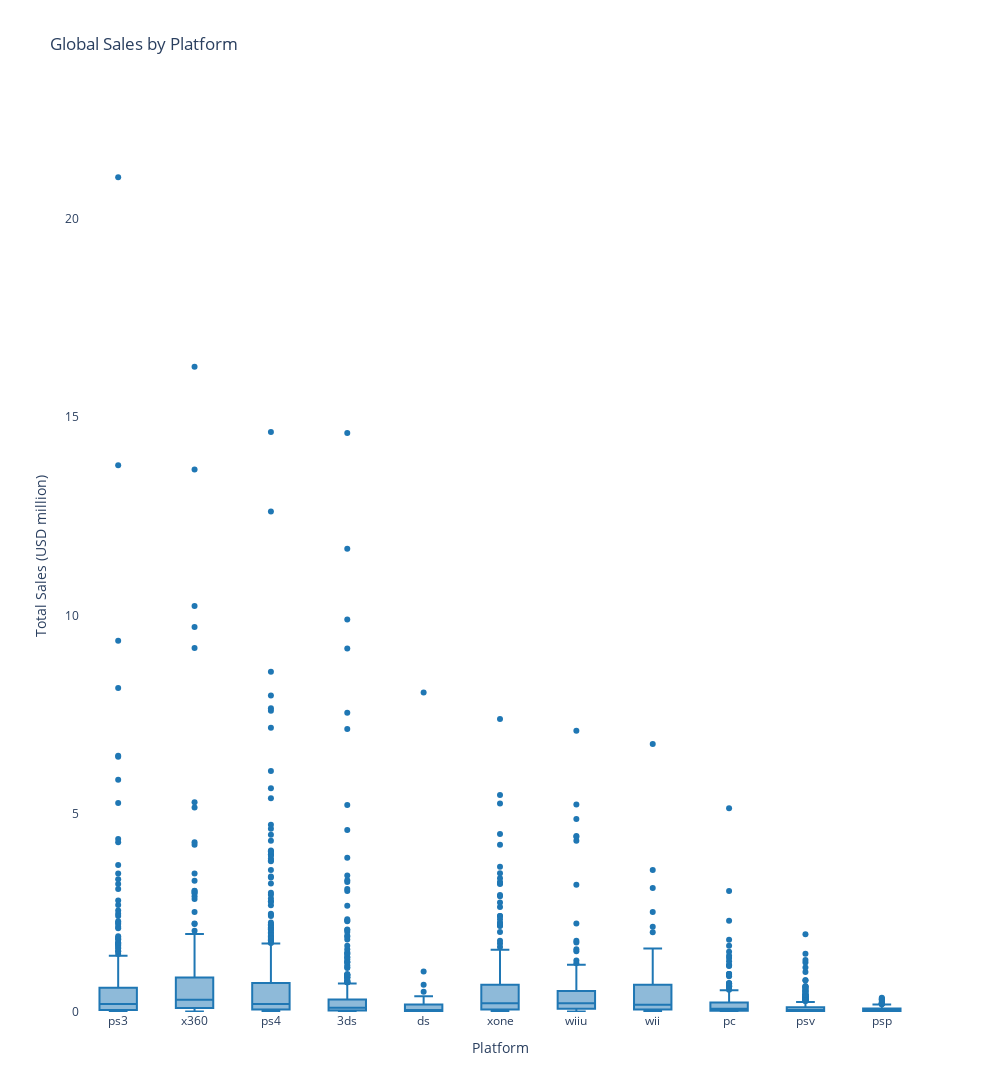

Here is the notebook cell this chart was saved with:
### Code cell
# Build a boxplot of sales for individual games by platform
sales_box = px.box(vg_5y, x='platform', y='total_sales', hover_data=['name'],
                   title='Global Sales by Platform',
                   labels={'total_sales':'Total Sales (USD million)', 'platform':'Platform'},
                color_discrete_sequence=[px.colors.qualitative.D3[0]],
                   width=1000, height=1300)

sales_box.update_layout({
    'plot_bgcolor':'rgba(0, 0, 0, 0)',
    'paper_bgcolor':'rgba(0, 0, 0, 0)'
})

sales_box.update_xaxes(showgrid=False)
sales_box.update_yaxes(range=[0, 23], showgrid=False)

### Figure 1 — Plotly figure (JSON) as saved in the notebook; plotly's stock layout.template omitted (floating-point values rounded to 4 significant figures; data arrays with more than 128 entries replaced by an {"elided": "..."} marker saying what was removed)
{"data": [{"alignmentgroup": "True", "customdata": {"elided": "2885x1 str values"}, "hovertemplate": "Platform=%{x}<br>Total Sales (USD million)=%{y}<br>name=%{customdata[0]}<extra></extra>", "legendgroup": "", "marker": {"color": "#1F77B4"}, "name": "", "notched": false, "offsetgroup": "", "orientation": "v", "showlegend": false, "type": "box", "x": {"elided": "2885 str values"}, "x0": " ", "xaxis": "x", "y": {"elided": "2885 float values"}, "y0": " ", "yaxis": "y"}], "layout": {"boxmode": "group", "height": 1300, "legend": {"tracegroupgap": 0}, "paper_bgcolor": "rgba(0, 0, 0, 0)", "plot_bgcolor": "rgba(0, 0, 0, 0)", "title": {"text": "Global Sales by Platform"}, "width": 1000, "xaxis": {"anchor": "y", "domain": [0, 1], "showgrid": false, "title": {"text": "Platform"}}, "yaxis": {"anchor": "x", "domain": [0, 1], "range": [0, 23], "showgrid": false, "title": {"text": "Total Sales (USD million)"}}}}
